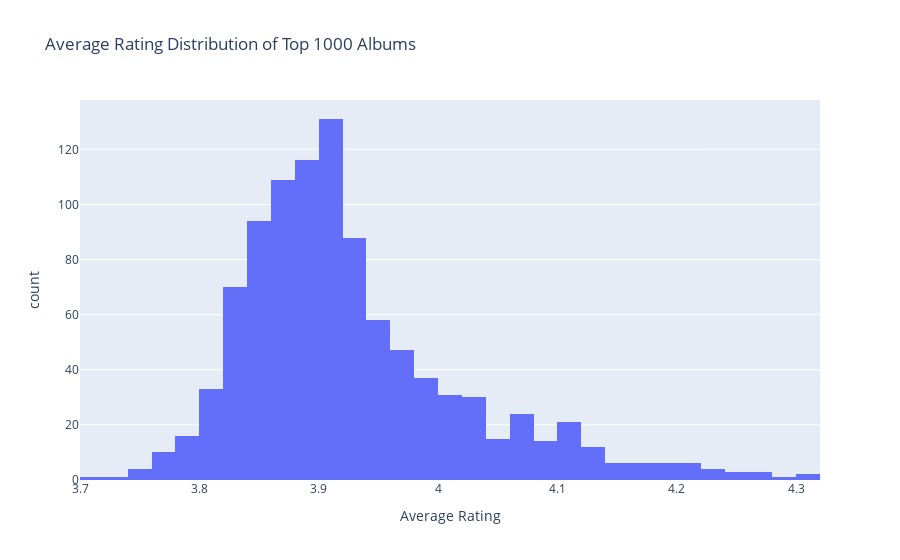

Here is the notebook cell this chart was saved with:
### Code cell
fig = px.histogram(top_1000, x="Average Rating",title='Average Rating Distribution of Top 1000 Albums')
fig.show(renderers='svg')

### Figure 1 — Plotly figure (JSON) as saved in the notebook; plotly's stock layout.template omitted (floating-point values rounded to 4 significant figures; data arrays with more than 128 entries replaced by an {"elided": "..."} marker saying what was removed)
{"data": [{"alignmentgroup": "True", "bingroup": "x", "hovertemplate": "Average Rating=%{x}<br>count=%{y}<extra></extra>", "legendgroup": "", "marker": {"color": "#636efa", "pattern": {"shape": ""}}, "name": "", "offsetgroup": "", "orientation": "v", "showlegend": false, "type": "histogram", "x": {"elided": "1000 float values"}, "xaxis": "x", "yaxis": "y"}], "layout": {"barmode": "relative", "legend": {"tracegroupgap": 0}, "title": {"text": "Average Rating Distribution of Top 1000 Albums"}, "xaxis": {"anchor": "y", "domain": [0, 1], "title": {"text": "Average Rating"}}, "yaxis": {"anchor": "x", "domain": [0, 1], "title": {"text": "count"}}}}
